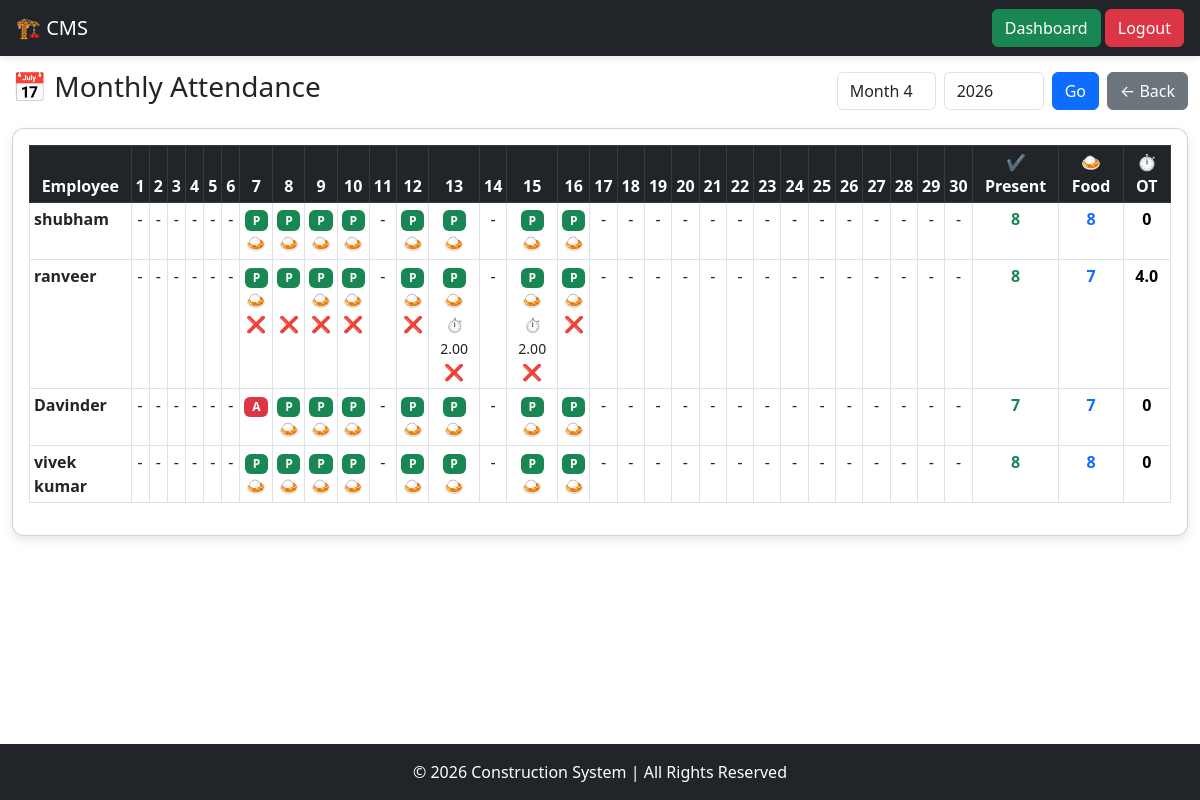
Page /attendance/view/ (signed in) on the committed database.
### mainapp/models.py (models this page shows, shortened)
class Employee(models.Model):
    EMPLOYEE_TYPE = (
        ('labour', 'Labour'),
        ('staff', 'Staff'),
        ('cook', 'Cook'),
    )
    SALARY_TYPE = (
        ('daily', 'Daily'),
        ('monthly', 'Monthly'),
    )
    name = models.CharField(max_length=255)
    phone = models.CharField(max_length=15, blank=True, null=True)
    employee_type = models.CharField(max_length=20, choices=EMPLOYEE_TYPE)
    salary_type = models.CharField(max_length=20, choices=SALARY_TYPE)
    daily_wage = models.DecimalField(max_digits=10, decimal_places=2, default=0)
    monthly_salary = models.DecimalField(max_digits=10, decimal_places=2, default=0)
    food_deduction = models.BooleanField(default=True)
    food_rate = models.DecimalField(max_digits=10, decimal_places=2, default=50)
    overtime_rate = models.DecimalField(max_digits=10, decimal_places=2, default=0)
    is_active = models.BooleanField(default=True)

class Attendance(models.Model):
    employee = models.ForeignKey(Employee, on_delete=models.CASCADE)
    date = models.DateField()
    status = models.CharField(
        max_length=20,
        choices=(
            ('present', 'Present'),
            ('absent', 'Absent'),
            ('leave', 'Leave'),          # unpaid leave
            ('paid_leave', 'Paid Leave'),# 🔥 add this
            ('half', 'Half Day'),
            ('weekly_off', 'Weekly Off'),
        ),
        default='present'
    )
    overtime_hours = models.DecimalField(max_digits=5, decimal_places=2, default=0)
    took_food = models.BooleanField(default=False)

### mainapp/views.py (the view)
# urls.py: path('attendance/view/', view_attendance, name='view_attendance'),
@login_required
def view_attendance(request):
    today = date.today()
    year = int(request.GET.get('year', today.year))
    month = int(request.GET.get('month', today.month))
    total_days = calendar.monthrange(year, month)[1]
    days = list(range(1, total_days + 1))
    employees = Employee.objects.filter(is_active=True)
    attendance = Attendance.objects.filter(
        date__year=year,
        date__month=month
    )
    attendance_dict = {}
    for a in attendance:
        attendance_dict[(a.employee_id, a.date.day)] = a
    payments = DailyLabourPayment.objects.filter(
        date__year=year,
        date__month=month
    )
    payment_dict = {}
    for p in payments:
        payment_dict[(p.employee_id, p.date.day)] = p
    attendance_summary = defaultdict(lambda: {'present': 0, 'food': 0, 'ot': 0})
    for a in attendance:
        if a.status == 'present':
            attendance_summary[a.employee_id]['present'] += 1
        elif a.status == 'half':
            attendance_summary[a.employee_id]['present'] += 0.5
        if a.took_food:
            attendance_summary[a.employee_id]['food'] += 1
        if a.employee.employee_type == 'labour':
            attendance_summary[a.employee_id]['ot'] += float(a.overtime_hours)
    context = {
        'employees': employees,
        'days': days,
        'attendance_dict': attendance_dict,
        'payment_dict': payment_dict,   # 🔥 add this
        'attendance_summary': dict(attendance_summary),
        'month': month,
        'year': year,
    }
    return render(request, 'attendance/view_attendance.html', context)

### mainapp/templatetags/custom_tags.py (called while the page is built)
@register.filter
def get_item(dictionary, key):
    return dictionary.get(key)

@register.simple_tag
def get_item_tuple(dictionary, emp_id, day):
    return dictionary.get((emp_id, day))

### mainapp/templates/attendance/view_attendance.html (shortened to what this page needs)
{% extends "base.html" %}
{% load custom_tags %}
{% block body %}
<div class="main-content">
<div class="container-fluid">
    <div class="d-flex justify-content-between align-items-center mb-3 flex-wrap">
        <h3>📅 Monthly Attendance</h3>
        <div class="d-flex gap-2">
            <form method="GET" class="d-flex gap-2">
                <select name="month" class="form-control">
                    {% for m in "123456789101112"|make_list %}
                        <option value="{{ forloop.counter }}"
                        {% if month == forloop.counter %}selected{% endif %}>
                            Month {{ forloop.counter }}
                        </option>
                    {% endfor %}
                </select>
                <input type="number" name="year" value="{{ year }}" class="form-control" style="width:100px;">
                <button class="btn btn-primary">Go</button>
            </form>
            <a href="/attendance/" class="btn btn-secondary">
                ← Back
            </a>
        </div>
    </div>
    <div class="card p-3">
        <div class="table-responsive">
            <table class="table table-bordered table-sm text-center">
                <thead class="table-dark">
                    <tr>
                        <th>Employee</th>
                        {% for d in days %}
                            <th>{{ d }}</th>
                        {% endfor %}
                        <th>✔ Present</th>
                        <th>🍛 Food</th>
                        <th>⏱ OT</th>
                    </tr>
                </thead>
                <tbody>
                    {% for emp in employees %}
                    <tr>
                        <td class="text-start fw-bold">
                            {{ emp.name }}
                        </td>
                        {% for d in days %}
                            {% get_item_tuple attendance_dict emp.id d as att %}
                            {% get_item_tuple payment_dict emp.id d as pay %}
                            <td>
                                {% if att %}
                                    {% if att.status == 'present' %}
                                        <span class="badge bg-success">P</span>
                                    {% elif att.status == 'absent' %}
                                        <span class="badge bg-danger">A</span>
                                    {% elif att.status == 'paid_leave' %}
                                        <span class="badge bg-warning text-dark">PL</span>
                                    {% else %}
                                        <span class="badge bg-info text-dark">WO</span>
                                    {% endif %}
                                    <br>
                                    {% if att.took_food %}
                                        🍛
                                    {% endif %}
                                    {% if att.overtime_hours %}
                                        <br>
                                        <small>⏱ {{ att.overtime_hours }}</small>
                                    {% endif %}
                                    {% if emp.employee_type == 'labour' and emp.salary_type == 'daily' %}
                                        <br>
                                        {% if pay %}
                                            💰
                                        {% else %}
                                            ❌
                                        {% endif %}
                                    {% endif %}
                                {% else %}
                                    -
                                {% endif %}
                            </td>
                        {% endfor %}
                        {% with summary=attendance_summary|get_item:emp.id %}
                        <td class="fw-bold text-success">
                            {{ summary.present|default:0 }}
                        </td>
                        <td class="fw-bold text-primary">
                            {{ summary.food|default:0 }}
                        </td>
                        <td class="fw-bold text-black">
                            {{ summary.ot|default:0 }}
                        </td>
                        {% endwith %}
                    </tr>
                    {% endfor %}
                </tbody>
            </table>
        </div>
    </div>
</div>
</div>
{% endblock %}

### mainapp/templates/base.html (style rules this page uses)
html, body { height: 100%; }
body { display: flex; flex-direction: column; }
.main-content { flex: 1; padding-top: 20px; }
.card { border-radius: 12px; box-shadow: 0 4px 10px rgba(0,0,0,0.1); transition: 0.3s; }

### mainapp/templates/attendance/view_attendance.html (style rules this page uses)
.table-responsive { overflow-x: auto; }
.main-content { flex: 1; padding-top: 70px; }
thead th { position: sticky; top: 0; z-index: 2; }
td:first-child, th:first-child { position: sticky; left: 0; background: white; z-index: 1; }
thead th:first-child { z-index: 3; background: #212529; color: white; }

### rows in the picture
Employee: name "shubham", present "8", food "8", ot "0"
Employee: name "ranveer", employee_type "labour" (drawn), present "8", food "7", ot "4.0"
Attendance: overtime_hours "2.00"
Attendance: overtime_hours "2.00"
Employee: name "Davinder", present "7", food "7", ot "0"
Employee: name "vivek kumar", present "8", food "8", ot "0"

### other values in the picture
{{ d }} "1" "2" "3" "4" "5" "6" "7" "8" "9" "10" "11" "12" "13" "14" "15" "16" "17" "18" "19" "20" "21" "22" "23" "24" "25" "26" "27" "28" "29" "30"
